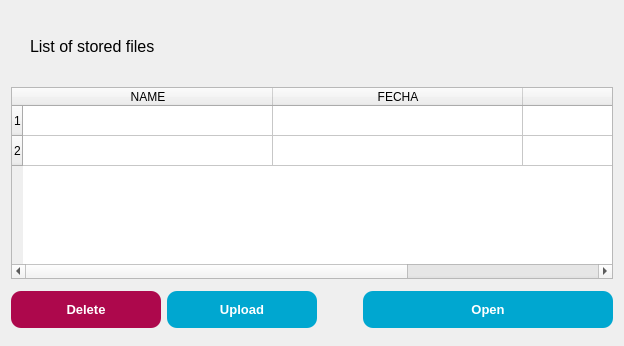
            <widget class="QWidget" name="sw1Files">
             <layout class="QVBoxLayout" name="verticalLayout_6">
              <item>
               <layout class="QHBoxLayout" name="horizontalLayout_5">
                <item>
                 <widget class="QLabel" name="label_2">
                  <property name="minimumSize">
                   <size>
                    <width>13</width>
                    <height>70</height>
                   </size>
                  </property>
                  <property name="maximumSize">
                   <size>
                    <width>13</width>
                    <height>16777215</height>
                   </size>
                  </property>
                  <property name="locale">
                   <locale language="English" country="UnitedStates"/>
                  </property>
                  <property name="pixmap">
                   <pixmap resource="src.qrc">:/icons/assets/vin.png</pixmap>
                  </property>
                 </widget>
                </item>
                <item>
                 <widget class="QLabel" name="lblListAllFiles">
                  <property name="minimumSize">
                   <size>
                    <width>0</width>
                    <height>70</height>
                   </size>
                  </property>
                  <property name="font">
                   <font>
                    <pointsize>12</pointsize>
                    <weight>50</weight>
                    <bold>false</bold>
                   </font>
                  </property>
                  <property name="locale">
                   <locale language="English" country="UnitedStates"/>
                  </property>
                  <property name="text">
                   <string>List of stored files</string>
                  </property>
                 </widget>
                </item>
               </layout>
              </item>
              <item>
               <widget class="QTableWidget" name="twListAllFiles">
                <property name="locale">
                 <locale language="English" country="UnitedStates"/>
                </property>
                <property name="editTriggers">
                 <set>QAbstractItemView::NoEditTriggers</set>
                </property>
                <property name="selectionMode">
                 <enum>QAbstractItemView::SingleSelection</enum>
                </property>
                <property name="selectionBehavior">
                 <enum>QAbstractItemView::SelectRows</enum>
                </property>
                <property name="gridStyle">
                 <enum>Qt::SolidLine</enum>
                </property>
                <attribute name="horizontalHeaderMinimumSectionSize">
                 <number>200</number>
                </attribute>
                <attribute name="horizontalHeaderDefaultSectionSize">
                 <number>250</number>
                </attribute>
                <attribute name="horizontalHeaderStretchLastSection">
                 <bool>true</bool>
                </attribute>
                <row>
                 <property name="text">
                  <string>1</string>
                 </property>
                </row>
                <row>
                 <property name="text">
                  <string>2</string>
                 </property>
                </row>
                <column>
                 <property name="text">
                  <string>NAME</string>
                 </property>
                </column>
                <column>
                 <property name="text">
                  <string>FECHA</string>
                 </property>
                </column>
                <column>
                 <property name="text">
                  <string>SIZE</string>
                 </property>
                </column>
                <item row="0" column="0">
                 <property name="text">
                  <string/>
                 </property>
                </item>
                <item row="0" column="1">
                 <property name="text">
                  <string/>
                 </property>
                </item>
               </widget>
              </item>
              <item>
               <layout class="QHBoxLayout" name="horizontalLayout_14">
                <item>
                 <widget class="QPushButton" name="btnFilesDelete">
                  <property name="enabled">
                   <bool>false</bool>
                  </property>
                  <property name="minimumSize">
                   <size>
                    <width>150</width>
                    <height>37</height>
                   </size>
                  </property>
                  <property name="font">
                   <font>
                    <pointsize>10</pointsize>
                    <weight>75</weight>
                    <bold>true</bold>
                   </font>
                  </property>
                  <property name="styleSheet">
                   <string notr="true">QPushButton{
	background-color: rgb(173, 8, 76);
	border-radius: 10px;
	color: white;
}
QPushButton:hover{
	background-color: rgb(228, 76, 119);
}
QPushButton:pressed{
	background-color: rgb(119, 0, 37);
}
</string>
                  </property>
                  <property name="locale">
                   <locale language="English" country="UnitedStates"/>
                  </property>
                  <property name="text">
                   <string>Delete</string>
                  </property>
                 </widget>
                </item>
                <item>
                 <widget class="QPushButton" name="btnFilesUpload">
                  <property name="minimumSize">
                   <size>
                    <width>150</width>
                    <height>37</height>
                   </size>
                  </property>
                  <property name="font">
                   <font>
                    <pointsize>10</pointsize>
                    <weight>75</weight>
                    <bold>true</bold>
                   </font>
                  </property>
                  <property name="styleSheet">
                   <string notr="true">QPushButton {
	background-color: rgb(0,167,208);
	border-radius: 10px;
	color: white;
}
QPushButton:hover {
	background-color: rgb(21,210,255);
}
QPushButton:pressed {
	background-color: rgb(0,128,158);
}</string>
                  </property>
                  <property name="locale">
                   <locale language="English" country="UnitedStates"/>
                  </property>
                  <property name="text">
                   <string>Upload</string>
                  </property>
                 </widget>
                </item>
                <item>
                 <spacer name="horizontalSpacer_6">
                  <property name="locale">
                   <locale language="English" country="UnitedStates"/>
                  </property>
                  <property name="orientation">
                   <enum>Qt::Horizontal</enum>
                  </property>
                  <property name="sizeHint" stdset="0">
                   <size>
                    <width>40</width>
                    <height>50</height>
                   </size>
                  </property>
                 </spacer>
                </item>
                <item>
                 <widget class="QPushButton" name="btnFilesOpen">
                  <property name="minimumSize">
                   <size>
                    <width>250</width>
                    <height>37</height>
                   </size>
                  </property>
                  <property name="font">
                   <font>
                    <pointsize>10</pointsize>
                    <weight>75</weight>
                    <bold>true</bold>
                   </font>
                  </property>
                  <property name="styleSheet">
                   <string notr="true">QPushButton {
	background-color: rgb(0,167,208);
	border-radius: 10px;
	color: white;
}
QPushButton:hover {
	background-color: rgb(21,210,255);
}
QPushButton:pressed {
	background-color: rgb(0,128,158);
}</string>
                  </property>
                  <property name="locale">
                   <locale language="English" country="UnitedStates"/>
                  </property>
                  <property name="text">
                   <string>Open</string>
                  </property>
                 </widget>
                </item>
               </layout>
              </item>
             </layout>
            </widget>
